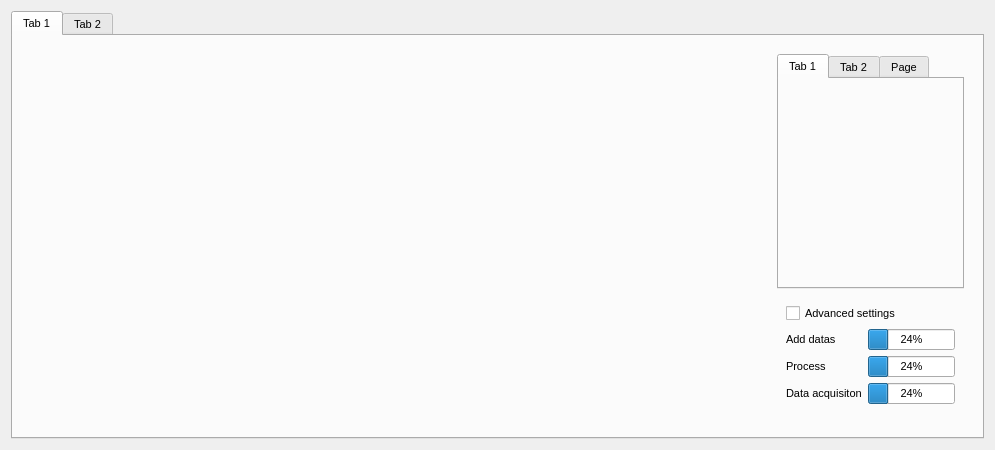
<?xml version="1.0" encoding="UTF-8"?>
<ui version="4.0">
 <class>HMainDisplay</class>
 <widget class="QWidget" name="HMainDisplay">
  <property name="geometry">
   <rect>
    <x>0</x>
    <y>0</y>
    <width>995</width>
    <height>450</height>
   </rect>
  </property>
  <property name="windowTitle">
   <string>Form</string>
  </property>
  <layout class="QGridLayout" name="gridLayout_3">
   <item row="0" column="0">
    <widget class="QTabWidget" name="_main_tab">
     <property name="font">
      <font>
       <pointsize>8</pointsize>
      </font>
     </property>
     <property name="currentIndex">
      <number>0</number>
     </property>
     <widget class="QWidget" name="tab">
      <attribute name="title">
       <string>Tab 1</string>
      </attribute>
      <layout class="QGridLayout" name="gridLayout_6" rowstretch="1,0,0" columnstretch="100,1">
       <item row="0" column="0" rowspan="3">
        <widget class="HdisplayResult" name="_displayResult" native="true">
         <property name="font">
          <font>
           <pointsize>8</pointsize>
          </font>
         </property>
        </widget>
       </item>
       <item row="0" column="1" rowspan="2">
        <widget class="QWidget" name="_retractable_widget" native="true">
         <property name="sizePolicy">
          <sizepolicy hsizetype="Expanding" vsizetype="Preferred">
           <horstretch>0</horstretch>
           <verstretch>0</verstretch>
          </sizepolicy>
         </property>
         <layout class="QVBoxLayout" name="verticalLayout" stretch="1,0">
          <item>
           <widget class="QTabWidget" name="_parameters_tab">
            <property name="font">
             <font>
              <pointsize>8</pointsize>
             </font>
            </property>
            <property name="currentIndex">
             <number>0</number>
            </property>
            <widget class="QWidget" name="tab_3">
             <attribute name="title">
              <string>Tab 1</string>
             </attribute>
             <layout class="QGridLayout" name="gridLayout_2">
              <item row="0" column="0">
               <widget class="HAcquisitionDisplay" name="_params_acquisition" native="true"/>
              </item>
             </layout>
            </widget>
            <widget class="QWidget" name="tab_4">
             <attribute name="title">
              <string>Tab 2</string>
             </attribute>
             <layout class="QGridLayout" name="gridLayout_5">
              <item row="0" column="0">
               <widget class="HAnalysisParams" name="_params_analysis" native="true"/>
              </item>
             </layout>
            </widget>
            <widget class="HSaveData" name="_save_widget">
             <attribute name="title">
              <string>Page</string>
             </attribute>
            </widget>
           </widget>
          </item>
          <item>
           <widget class="QWidget" name="widget" native="true">
            <property name="font">
             <font>
              <pointsize>8</pointsize>
             </font>
            </property>
            <layout class="QGridLayout" name="gridLayout">
             <item row="4" column="0">
              <widget class="QLabel" name="label_2">
               <property name="font">
                <font>
                 <pointsize>8</pointsize>
                </font>
               </property>
               <property name="text">
                <string>Data acquisiton</string>
               </property>
              </widget>
             </item>
             <item row="2" column="0">
              <widget class="QLabel" name="_label_analysis">
               <property name="font">
                <font>
                 <pointsize>8</pointsize>
                </font>
               </property>
               <property name="text">
                <string>Add datas</string>
               </property>
              </widget>
             </item>
             <item row="4" column="1">
              <widget class="QProgressBar" name="_progressBarDataAcquisition">
               <property name="font">
                <font>
                 <pointsize>8</pointsize>
                </font>
               </property>
               <property name="value">
                <number>24</number>
               </property>
              </widget>
             </item>
             <item row="3" column="0">
              <widget class="QLabel" name="_label_acquisition_process">
               <property name="font">
                <font>
                 <pointsize>8</pointsize>
                </font>
               </property>
               <property name="text">
                <string>Process</string>
               </property>
              </widget>
             </item>
             <item row="3" column="1">
              <widget class="QProgressBar" name="_progressBarAcquisitionProcess">
               <property name="font">
                <font>
                 <pointsize>8</pointsize>
                </font>
               </property>
               <property name="value">
                <number>24</number>
               </property>
              </widget>
             </item>
             <item row="1" column="0" colspan="2">
              <widget class="QCheckBox" name="_HMI_mode">
               <property name="font">
                <font>
                 <pointsize>8</pointsize>
                </font>
               </property>
               <property name="text">
                <string>Advanced settings</string>
               </property>
              </widget>
             </item>
             <item row="2" column="1">
              <widget class="QProgressBar" name="_progressBarAnalysis">
               <property name="font">
                <font>
                 <pointsize>8</pointsize>
                </font>
               </property>
               <property name="value">
                <number>24</number>
               </property>
              </widget>
             </item>
            </layout>
           </widget>
          </item>
         </layout>
        </widget>
       </item>
      </layout>
     </widget>
     <widget class="QWidget" name="tab_2">
      <attribute name="title">
       <string>Tab 2</string>
      </attribute>
      <layout class="QGridLayout" name="gridLayout_4">
       <item row="0" column="0">
        <widget class="HPlot" name="_plot" native="true"/>
       </item>
      </layout>
     </widget>
    </widget>
   </item>
  </layout>
 </widget>
 <customwidgets>
  <customwidget>
   <class>HAcquisitionDisplay</class>
   <extends>QWidget</extends>
   <header>HAcquisitionDisplay.h</header>
   <container>1</container>
  </customwidget>
  <customwidget>
   <class>HAnalysisParams</class>
   <extends>QWidget</extends>
   <header>HAnalysisParams.h</header>
   <container>1</container>
  </customwidget>
  <customwidget>
   <class>HdisplayResult</class>
   <extends>QWidget</extends>
   <header>HdisplayResult.h</header>
   <container>1</container>
  </customwidget>
  <customwidget>
   <class>HPlot</class>
   <extends>QWidget</extends>
   <header>HPlot.h</header>
   <container>1</container>
  </customwidget>
  <customwidget>
   <class>HSaveData</class>
   <extends>QWidget</extends>
   <header>HSaveData.h</header>
   <container>1</container>
  </customwidget>
 </customwidgets>
 <resources/>
 <connections/>
</ui>
